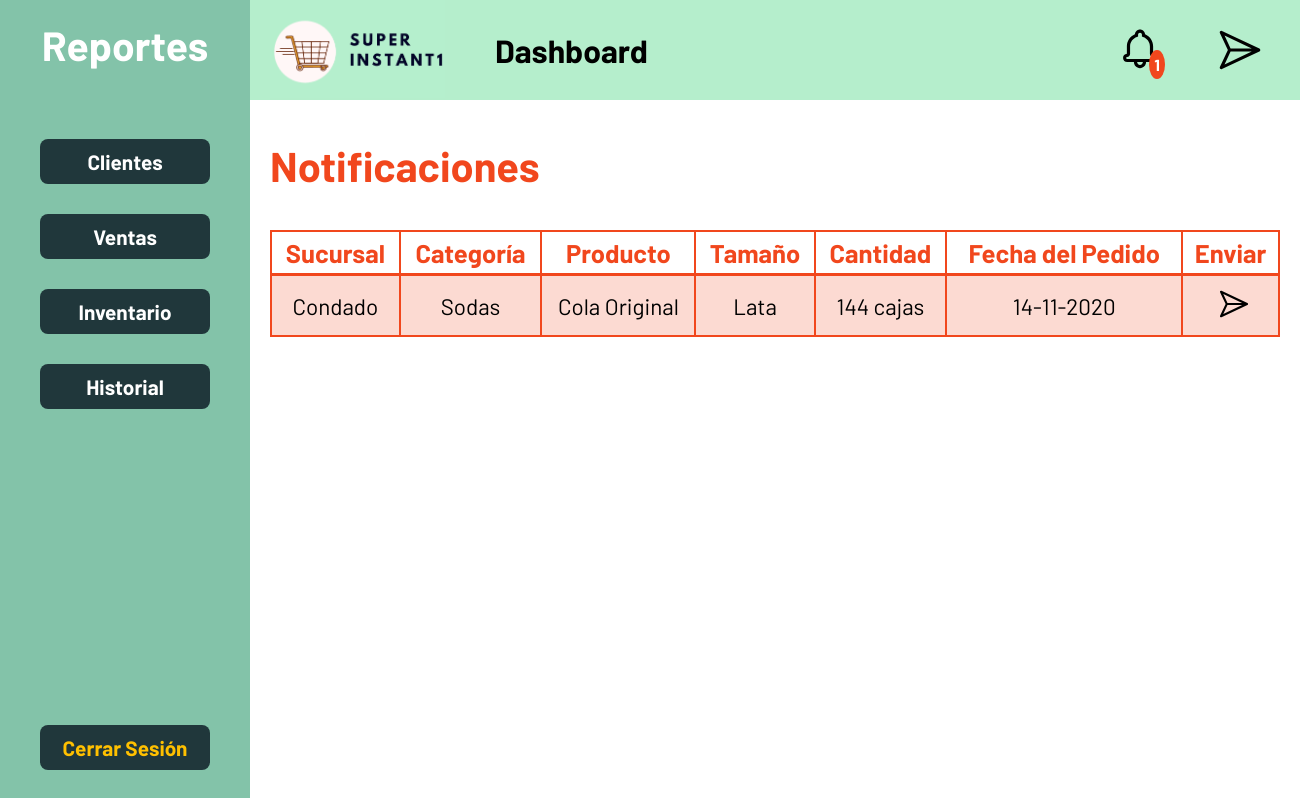
Page /pantallas/administrador/notificaciones.php (signed in) on the earlier database version.
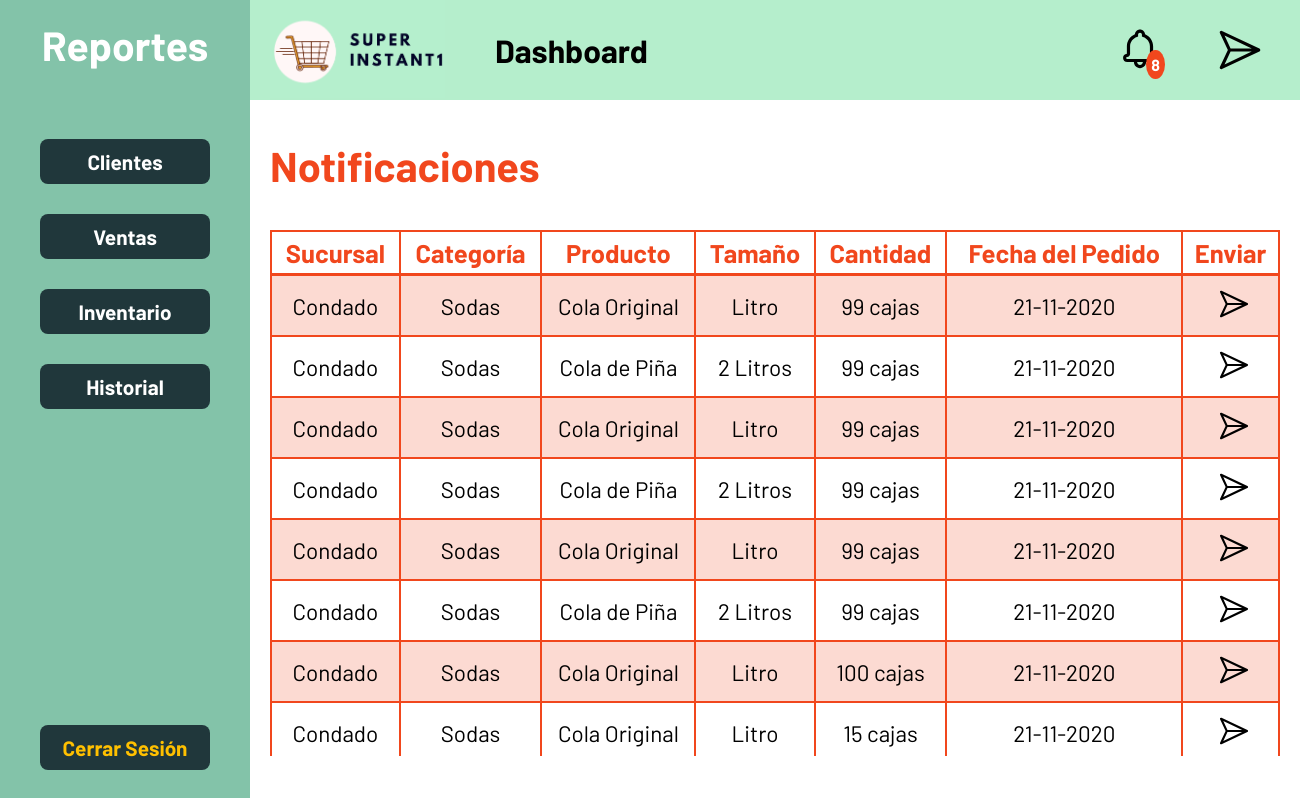
Same page on the later database version.
### tables this page shows
CREATE TABLE IF NOT EXISTS `notifica` (
  `id_notifica` int(11) unsigned NOT NULL AUTO_INCREMENT,
  `id_suministro` int(11) NOT NULL,
  `ruc_sucursal` int(11) NOT NULL,
  `ruc_centro` int(11) NOT NULL,
  `cantidad` int(11) NOT NULL,
  `fecha` timestamp NULL DEFAULT current_timestamp(),
  PRIMARY KEY (`id_notifica`),
  KEY `FK_notifica_ruc_centro` (`ruc_centro`),
  KEY `FK_notifica_ruc_sucursale` (`ruc_sucursal`),
  KEY `id_suministro` (`id_suministro`),
  CONSTRAINT `FK_notifica_id_suministro` FOREIGN KEY (`id_suministro`) REFERENCES `suministros` (`id_suministro`) ON DELETE CASCADE ON UPDATE CASCADE,
  CONSTRAINT `FK_notifica_ruc_centro` FOREIGN KEY (`ruc_centro`) REFERENCES `centros` (`ruc_centro`) ON DELETE CASCADE ON UPDATE CASCADE,
  CONSTRAINT `FK_notifica_ruc_sucursale` FOREIGN KEY (`ruc_sucursal`) REFERENCES `sucursales` (`ruc_sucursal`) ON DELETE CASCADE ON UPDATE CASCADE
);

CREATE TABLE IF NOT EXISTS `sucursales` (
  `ruc_sucursal` int(11) NOT NULL,
  `ruc_centro` int(11) NOT NULL,
  `nombre` varchar(50) NOT NULL,
  `correo` varchar(25) NOT NULL,
  `telefono` int(11) NOT NULL,
  `direccion` varchar(50) NOT NULL,
  PRIMARY KEY (`ruc_sucursal`),
  KEY `FK_sucursales_centros` (`ruc_centro`),
  CONSTRAINT `FK_sucursales_centros` FOREIGN KEY (`ruc_centro`) REFERENCES `centros` (`ruc_centro`) ON DELETE CASCADE ON UPDATE CASCADE
);

CREATE TABLE IF NOT EXISTS `categorias` (
  `id_categoria` int(11) NOT NULL AUTO_INCREMENT,
  `descripcion` varchar(50) NOT NULL,
  PRIMARY KEY (`id_categoria`)
);

CREATE TABLE IF NOT EXISTS `productos` (
  `id_producto` int(11) NOT NULL AUTO_INCREMENT,
  `descripcion` varchar(50) NOT NULL,
  PRIMARY KEY (`id_producto`)
);

CREATE TABLE IF NOT EXISTS `tamanos` (
  `id_tamano` int(11) NOT NULL AUTO_INCREMENT,
  `descripcion` varchar(50) NOT NULL,
  PRIMARY KEY (`id_tamano`)
);

### procesos/Conexion.php (called while the page is built, shortened)
<?php
class Conexion
{
    function GetNotificaciones($ruc_centro)
    {
        $this->conexion_bd =  @mysqli_connect(SERVIDOR, USER, PASSWD, BASE_DATOS);
        if ($this->conexion_bd) {
            $sql = 'CALL get_notificacionesByCentroRUC("' . $ruc_centro . '")';
            $res = mysqli_query($this->conexion_bd, $sql);
            if ($res) {
                $result = [];
                $res_array = mysqli_fetch_array($res, MYSQLI_ASSOC);
                while ($res_array) {
                    $result[] = $res_array;
                    $res_array = mysqli_fetch_array($res, MYSQLI_ASSOC);
                }
                return $result;
            } else {
                return 'Error en la consulta: ' . mysqli_error($this->conexion_bd);
            }
        } else {
            return "Error en la conexion: " . mysqli_connect_errno() . ' ' . mysqli_connect_error();
        }
    }
}

### pantallas/administrador/notificaciones.php (the view, shortened to what this page needs)
<?php
include '../../procesos/Conexion.php';
$obj = new Conexion();
$ruc_centro = $_SESSION['user-data']['ruc_centro'];
$notificaciones = $obj->GetNotificaciones($ruc_centro);
?>
<!DOCTYPE html>
<html lang="en">
<head>
    <link rel="stylesheet" href="../../css/administrador.css">
    <link rel="stylesheet" href="../../css/styles.css">
</head>
<body>
    <div class="dashboard-container">
        <div class="dashboard-content">
            <div class="dashboard-body">
                <div class="body-title">
                    <h1>Notificaciones</h1>
                </div>
                <?php if (count($notificaciones) != 0) : ?>
                    <div class="responsive-table">
                        <table class="custom-table">
                            <thead>
                                <tr>
                                    <th>Sucursal</th>
                                    <th>Categoría</th>
                                    <th>Producto</th>
                                    <th>Tamaño</th>
                                    <th>Cantidad</th>
                                    <th>Fecha del Pedido</th>
                                    <th>Enviar</th>
                                </tr>
                            </thead>
                            <tbody>
                                <?php for ($i = 0; $i < count($notificaciones); $i++) : ?>
                                    <tr>
                                        <td><?= $notificaciones[$i]['direccion'] ?></td>
                                        <td><?= $notificaciones[$i]['categoria'] ?></td>
                                        <td><?= $notificaciones[$i]['producto'] ?></td>
                                        <td><?= $notificaciones[$i]['tamano'] ?></td>
                                        <td><?= $notificaciones[$i]['cantidad'] ?> cajas</td>
                                        <td><?= date('d-m-Y', strtotime($notificaciones[$i]['fecha_pedido'])) ?></td>
                                        <td><a onclick="sendPedidos(<?= $i ?>)" class="table-send" title="Enviar Pedidos"><img src="../../images/noun_send_889264.svg" alt="EnviarProductos" width="50" height="45"></a></td>
                                    </tr>
                                <?php endfor ?>
                            </tbody>
                        </table>
                    </div>
                <?php else : ?>
                    <h2>No tiene ninguna notificación en el momento</h2>
                <?php endif ?>
            </div>
        </div>
    </div>
</body>
</html>

### css/administrador.css (style rules this page uses)
.dashboard-nav { background-color: var(--secondary-color); min-width: 250px; max-width: 250px; height: 100vh; min-height: 600px; display: flex; flex-direction: column; justify-content: space-between; }
.nav-title { padding-top: 20px; padding-bottom: 40px; font-size: 1.7rem; text-align: center; color: white; }
.list-links { display: block; background-color: var(--button-color); border-radius: 8px; padding: 10px; text-align: center; margin: 30px 40px; font-size: 1.3rem; transition: transform 0.1s; }
.list-links li { color: white; font-weight: bolder; }
.logout { font-weight: bolder; color: #FFC000; width: 150px; bottom: 20px; }
.dashboard-header { display: flex; align-items: center; justify-content: space-between; background-color: var(--main-color); width: 100%; height: 100px; position: sticky; top: 0; z-index: 1; }
.dashboard-logo { margin-left: 20px; margin-right: 50px; }
.header-right, .header-left { display: flex; align-items: center; }
.links-image { display: block; margin-top: 15px; margin-right: 20px; }
.cant-notifications { position: absolute; top: 50px; right: 135px; background-color: var(--title-color); ; color: white; border-radius: 50%; padding: 5px; font-weight: bold; }
.dashboard-container { display: flex; height: 100%; width: 100%; min-width: 700px; }
.dashboard-content { display: flex; flex-direction: column; height: 100%; width: 100%; }
.dashboard-body { padding: 20px; padding-top: 40px; overflow: auto; max-height: 82vh; min-height: 500px; box-sizing: border-box; }
.custom-table { border-collapse: collapse; text-align: center; width: 100%; }
.responsive-table { overflow-x: auto; height: 85%; min-width: 1000px; }
.custom-table td, .custom-table th { border: 2px solid var(--title-color); ; padding: 5px; }
.custom-table th { font-size: 1.6rem; color: var(--title-color); ; border-bottom: 3px solid var(--title-color); ; ; }
.custom-table td { font-size: 1.4rem; }
.custom-table tbody tr:nth-child(odd) { background-color: #FCDAD2; }
.table-send { position: relative; top: 5px; display: block; width: 50%; margin: auto; cursor: pointer; }
.body-title { color: var(--title-color); ; font-size: 1.3rem; margin-bottom: 40px; }

### css/styles.css (style rules this page uses)
* { padding: 0px; margin: 0px; --main-color: #B5EECC; --secondary-color: #83C3A9; --third-color: #d5f5e8; --banner-color: #FEECC5; --second-nav: #FCBD34; --button-color: #20373B; --letter-color: #0d242c; --form-color: #FCD06F; --title-color: #f1471d; font-family: 'Barlow', sans-serif; }
a:link, a:visited, a:hover, a:active { text-decoration: none; }
ul, li { list-style: none; }

Differences in the rows shown:
removed notifica: ruc_sucursal.direccion "Condado", categorias.descripcion "Sodas", productos.descripcion "Cola Original", tamanos.descripcion "Lata", cantidad "144", fecha "14-11-2020"
added notifica: ruc_sucursal.direccion "Condado", categorias.descripcion "Sodas", productos.descripcion "Cola Original", tamanos.descripcion "Litro", cantidad "99", fecha "21-11-2020"
added notifica: ruc_sucursal.direccion "Condado", categorias.descripcion "Sodas", productos.descripcion "Cola de Piña", tamanos.descripcion "2 Litros", cantidad "99", fecha "21-11-2020"
added notifica: ruc_sucursal.direccion "Condado", categorias.descripcion "Sodas", productos.descripcion "Cola Original", tamanos.descripcion "Litro", cantidad "99", fecha "21-11-2020"
added notifica: ruc_sucursal.direccion "Condado", categorias.descripcion "Sodas", productos.descripcion "Cola de Piña", tamanos.descripcion "2 Litros", cantidad "99", fecha "21-11-2020"
added notifica: ruc_sucursal.direccion "Condado", categorias.descripcion "Sodas", productos.descripcion "Cola Original", tamanos.descripcion "Litro", cantidad "99", fecha "21-11-2020"
added notifica: ruc_sucursal.direccion "Condado", categorias.descripcion "Sodas", productos.descripcion "Cola de Piña", tamanos.descripcion "2 Litros", cantidad "99", fecha "21-11-2020"
added notifica: ruc_sucursal.direccion "Condado", categorias.descripcion "Sodas", productos.descripcion "Cola Original", tamanos.descripcion "Litro", cantidad "100", fecha "21-11-2020"
added notifica: ruc_sucursal.direccion "Condado", categorias.descripcion "Sodas", productos.descripcion "Cola Original", tamanos.descripcion "Litro", cantidad "15", fecha "21-11-2020"
Other differences:
text no longer shown: "Reportes Clientes Ventas Inventario Historial Cerrar Sesión Dashboard 1"
text now shown: "Reportes Clientes Ventas Inventario Historial Cerrar Sesión Dashboard 8"
